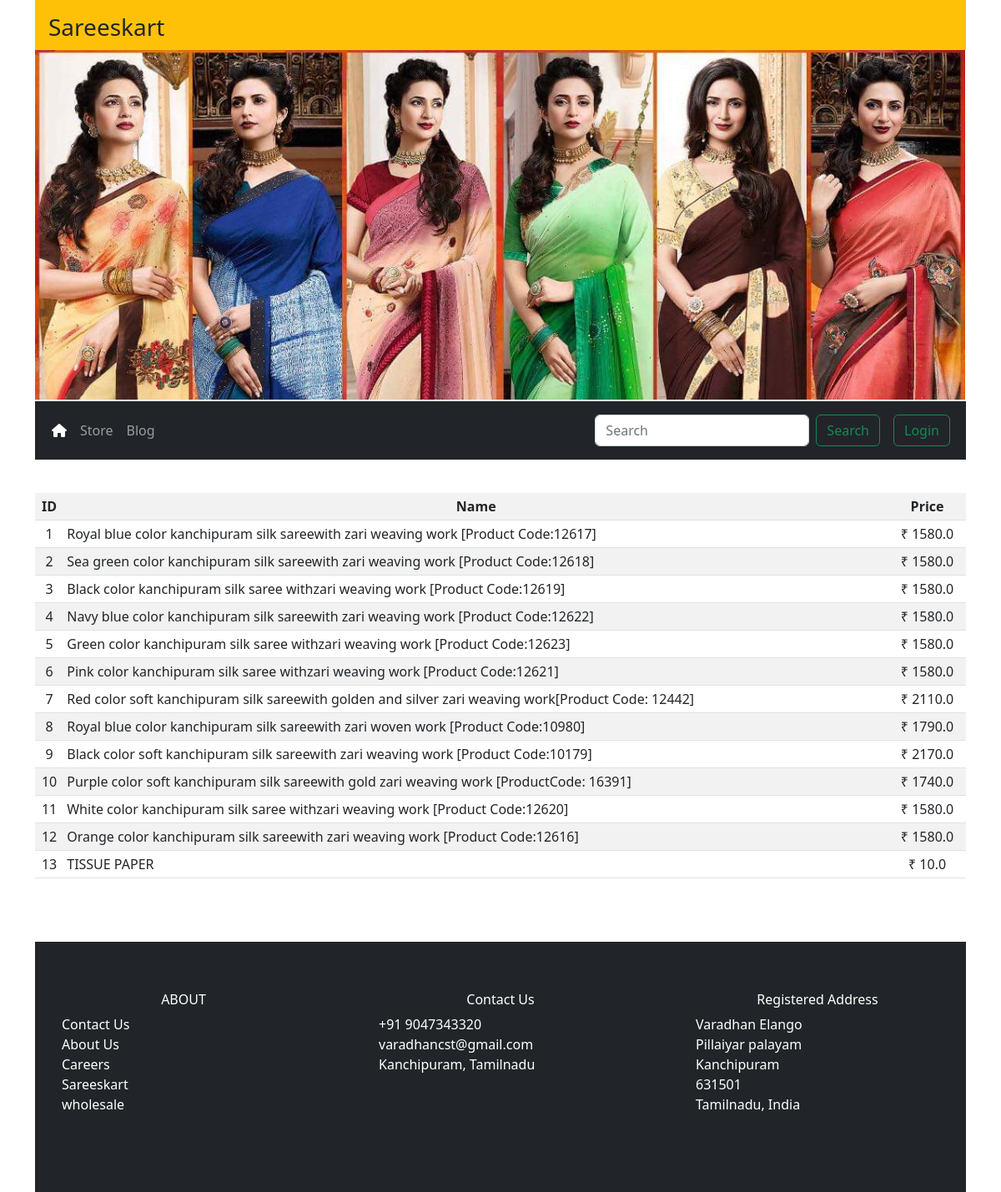
Screenshot of /report with the database file from the repository.
### app.py (models this page shows, shortened)
class Items(db.Model):
    id = db.Column(db.Integer, primary_key=True)
    name = db.Column(db.String(250), unique=True, nullable=False)
    image = db.Column(db.String(250), nullable=False)
    price = db.Column(db.Float, nullable=False)
    price_id = db.Column(db.String(250), nullable=False)

### app.py (the view)
@app.route('/report')
def report():
    all_reports = db.session.query(Items).all()
    return render_template('report.html', all_reports=all_reports)

### templates/report.html
{% extends 'base.html' %}
{% block main %}
<div class="container login">
    <div class="row">
        <div class="col-12 text-center">
            <table class="table table-striped table-hover table-sm">
                <tr>
                    <td><strong>ID</strong>
                    <td><strong>Name</strong>
                    <td><strong>Price</strong>
                </tr>
                {% for item in all_reports %}
                <tr>
                 <td>{{item.id}}</td>
                    <td style="text-align:left">{{item.name}}</td>
                    <td>₹ {{ item.price }}</td>
                </tr>
                    {% endfor %}
            </table>
        </div>
    </div>
</div>
{% endblock %}

### templates/base.html (shortened to what this page needs)
<!DOCTYPE html>
<html lang="en">
<head>
    <link href="{{ url_for('static', filename='css/styles.css') }}" rel="stylesheet">
    <link href="https://cdn.jsdelivr.net/npm/bootstrap@5.2.1/dist/css/bootstrap.min.css"
 rel="stylesheet">
</head>
<body>
<div class="container">
    <div class="top">
        <div class="row">
            <div class="col-9">
                <a class="navbar-brand" href="{{url_for('index')}}"><h3>Sareeskart</h3></a>
            </div>
        </div>
    </div>
</div>
<div class="container header unsplash">
    <img alt="" class="img-fluid" height="400" src="{{ url_for('static', filename='img/banner.png') }}" width="1115">
</div>
<div class="container menu">
    <nav class="navbar navbar-dark navbar-expand-lg bg-dark">
        <div class="container-fluid">
            <div class="collapse navbar-collapse" id="navbarSupportedContent">
                <ul class="navbar-nav me-auto mb-2 mb-lg-0">
                    <li class="nav-item">
                        <a aria-current="page" class="nav-link active" href="{{ url_for('index') }}"><i
                                class="fa-solid fa-house"></i></a>
                    </li>
                    <li class="nav-item">
                        <a class="nav-link" href="{{ url_for('store') }}">Store</a>
                    </li>
                    <li class="nav-item">
                        <a class="nav-link" href="{{ url_for('sarees') }}">Blog</a>
                    </li>
                </ul>
                <form action="{{ url_for('search') }}" class="d-flex" method="post" role="search">
                    <input aria-label="Search" class="form-control me-2" placeholder="Search" name="search" type="search">
                    <button class="btn btn-outline-success" type="submit">Search</button>
                </form>
                <div class="col-1 text-center">
                <ul class="nav nav-pills">
                    {% if current_user.is_authenticated %}
                    <li class="nav-item">
                        <a class="nav-link" href="{{ url_for('logout') }}" role="button">
                            <button class="btn btn-outline-success" type="submit">Logout</button>
                        </a>
                    </li>
                    {% else %}
                    <li class="nav-item">
                        <a class="nav-link" href="{{ url_for('login') }}" role="button">
                            <button class="btn btn-outline-success" type="submit">Login</button>
                        </a>
                    </li>
                    {% endif %}
                </ul>
            </div>
            </div>
        </div>
    </nav>
</div>
{% block main %}
{% endblock %}
<div class="container">
    <div class="footer text-center">
        <div class="row">
            <div class="col-4">
                <h6>ABOUT</h6>
                <ul type="None" style="text-align:left" >
                    <li><a href="" class="nav-link">Contact Us</a></li>
                    <li><a href="" class="nav-link">About Us</a></li>
                    <li><a href="" class="nav-link">Careers</a></li>
                    <li><a href="" class="nav-link">Sareeskart</a></li>
                    <li><a href="" class="nav-link">wholesale</a></li>
                </ul>
            </div>
            <div class="col-4">
                <h6>Contact Us</h6>
                <ul type="None" style="text-align:left">
                    <li><a href="tel:+919047343320" target="_blank" class="nav-link">+91 9047343320</a></li>
                    <li><a href="mailto:varadhancst@gmail.com" target="_blank" class="nav-link">varadhancst@gmail.com</a></li>
                    <li><a href="https://www.google.com/maps/place/Vedachalam+Nagar+Extension,+Kanchipuram,+Tamil+Nadu+631502/@12.8184766,79.6859038,15z/data=!3m1!4b1!4m5!3m4!1s0x3a52c2f7e0c7f12d:0xde5f8682b1cb2a4d!8m2!3d12.818456!4d79.6946586"
                                   target="_blank" class="nav-link">Kanchipuram, Tamilnadu</a></li>
                </ul>
            </div>
            <div class="col-4">
                <h6>Registered Address</h6>
                <ul type="None" style="text-align:left">
                    <li><a href="" class="nav-link">Varadhan Elango</a></li>
                    <li><a href="" class="nav-link">Pillaiyar palayam</a></li>
                    <li><a href="" class="nav-link">Kanchipuram</a></li>
                    <li><a href="" class="nav-link">631501</a></li>
                    <li><a href="" class="nav-link">Tamilnadu, India</a></li>
                </ul>
            </div>
        </div>
    </div>
</div>
</body>
</html>

### static/css/styles.css (style rules this page uses)
.top { background-color: #FFC108; height: 60px; padding: 1rem; }
.header { margin: 0px; padding: 0px; }
.footer { background-color: #212529; height: 300px; margin-top: 60px; padding-top: 60px; color: white; }
.login { margin-top: 40px; }

### rows the page displays
Items: id "1", name "Royal blue color kanchipuram silk sareewith zari weaving work [Product Code:12617]", price "1580.0"
Items: id "2", name "Sea green color kanchipuram silk sareewith zari weaving work [Product Code:12618]", price "1580.0"
Items: id "3", name "Black color kanchipuram silk saree withzari weaving work [Product Code:12619]", price "1580.0"
Items: id "4", name "Navy blue color kanchipuram silk sareewith zari weaving work [Product Code:12622]", price "1580.0"
Items: id "5", name "Green color kanchipuram silk saree withzari weaving work [Product Code:12623]", price "1580.0"
Items: id "6", name "Pink color kanchipuram silk saree withzari weaving work [Product Code:12621]", price "1580.0"
Items: id "7", name "Red color soft kanchipuram silk sareewith golden and silver zari weaving work[Product Code: 12442]", price "2110.0"
Items: id "8", name "Royal blue color kanchipuram silk sareewith zari woven work [Product Code:10980]", price "1790.0"
Items: id "9", name "Black color soft kanchipuram silk sareewith zari weaving work [Product Code:10179]", price "2170.0"
Items: id "10", name "Purple color soft kanchipuram silk sareewith gold zari weaving work [ProductCode: 16391]", price "1740.0"
Items: id "11", name "White color kanchipuram silk saree withzari weaving work [Product Code:12620]", price "1580.0"
Items: id "12", name "Orange color kanchipuram silk sareewith zari weaving work [Product Code:12616]", price "1580.0"
Items: id "13", name "TISSUE PAPER", price "10.0"
